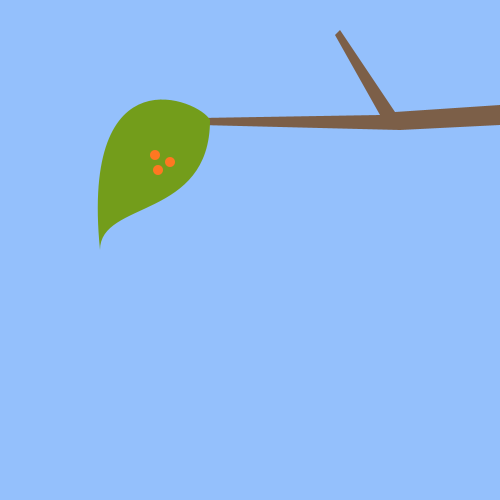
Frame 1 (no input)
Frame 60 (the mouse pressed at the canvas centre just before this capture): identical to frame 1, image omitted
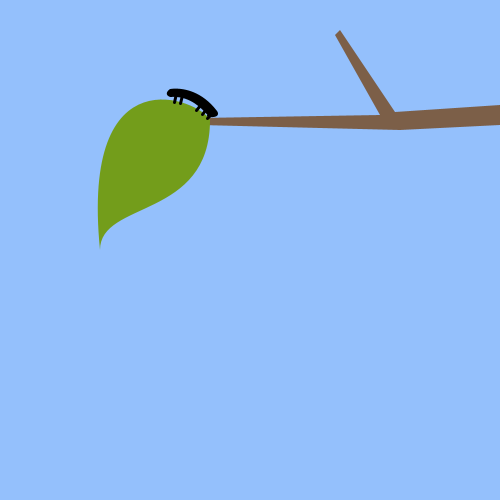
Frame 120 (the mouse held since frame 60 and released just before this capture)

The Processing sketch that drew these frames (run headless with seeded random() and noise(); from frame 60 on, the mouse is pressed at the canvas centre):

// Processing sketch: processing_92976
// ── processing_92976.pde

int egg;
int eggWH;
int time;
int restart;
int x;



void setup(){
  size(500,500);
  restart();
}



void restart(){
  time=millis();
}



void draw(){

  background(148,192,252);
 noStroke();
     fill(124,95,72);
     beginShape();{
         vertex(500,105);
         vertex(395,112);
         vertex(340,30);
         vertex(335,35);
         vertex(380,115);
         vertex(200,118);
         vertex(200,125);
         vertex(400,130);
         vertex(500,125);
    endShape();}
  
//leaf
  fill(115,157,27);
  beginShape();{
    vertex(210,120);
    bezierVertex(200,100,80,50,100,250);
    bezierVertex(100,200,210,220,210,120);
    endShape();}
//butterfly eggs

  if ((millis() <= 2000) && (millis() >= time+0)){ //set time

     background(148,192,252);
     
     noStroke();
     fill(124,95,72);
     beginShape();{
         vertex(500,105);
         vertex(395,112);
         vertex(340,30);
         vertex(335,35);
         vertex(380,115);
         vertex(200,118);
         vertex(200,125);
         vertex(400,130);
         vertex(500,125);
    endShape();}
  
//leaf
  fill(115,157,27);
  beginShape();{
    vertex(210,120);
    bezierVertex(200,100,80,50,100,250);
    bezierVertex(100,200,210,220,210,120);
    endShape();}
    
  egg = 155;
  eggWH = 10;
  
  fill(255,119,33);
  ellipse(egg,egg,eggWH,eggWH);
  ellipse(egg+15,egg+7,eggWH,eggWH);
  ellipse(egg+3,egg+15,eggWH,eggWH);
}


//branch bkgd
  if ((millis() > 2000) && (millis() <= 4000)){ //set time
    background(148,192,252);
    noStroke();
    fill(124,95,72);
    beginShape();{
    vertex(500,105);
    vertex(395,112);
    vertex(340,30);
    vertex(335,35);
    vertex(380,115);
    vertex(200,118);
    vertex(200,125);
    vertex(400,130);
    vertex(500,125);
    endShape();}
  
//leaf
  fill(115,157,27);
  beginShape();{
    vertex(210,120);
    bezierVertex(200,100,80,50,100,250);
    bezierVertex(100,200,210,220,210,120);
    endShape();}
    
  fill(0);
  
//baby catepillar
    beginShape();{
    stroke(0);
    strokeWeight(3);
    vertex(210,115);
    bezierVertex(208,115,195,93,170,95);
    bezierVertex(170,95,165,94,170,90);
    bezierVertex(170,90,195,85,215,111);
    bezierVertex(215,111,220,116,208,115);
    endShape();}
    
//baby catepillar legs
    stroke(0);
    strokeWeight(3);
    line(210,115,207,118);
    line(205,110,202,114);
    line(200,105,196,110);
    line(182,95,180,103);
    line(176,93,174,102);
}

//adult catapillar
//branch bkgd
if ((millis() <= 6000) && (millis() >= 4000)){ //set time
  background(148,192,252);
  noStroke();
  fill(124,95,72);
  beginShape();{
    vertex(500,105);
    vertex(395,112);
    vertex(340,30);
    vertex(335,35);
    vertex(380,115);
    vertex(200,118);
    vertex(200,125);
    vertex(400,130);
    vertex(500,125);
    endShape();
  }
  
//leaf
  fill(115,157,27);
  beginShape();{
    vertex(210,120);
    bezierVertex(200,100,80,50,100,250);
    bezierVertex(100,200,210,220,210,120);
    endShape();}
     
//catepillar    
    stroke(165,224,18);
    strokeWeight(20);
    line(270,110,330,110);
    stroke(255);
    strokeWeight(3);
    
    for (int i=270;i<335;i+=6){ //dot pattern on catepillar
    ellipse(i,109,6,6);}  
}

//cucoon
//branch bkgd
if ((millis() <= 8000) && (millis() >= 6000)){ //set time
background(148,192,252); 
noStroke();
  fill(124,95,72);
  beginShape();{
    vertex(500,105);
    vertex(395,112);
    vertex(340,30);
    vertex(335,35);
    vertex(380,115);
    vertex(200,118);
    vertex(200,125);
    vertex(400,130);
    vertex(500,125);
    endShape();}
  
//leaf
  fill(115,157,27);
  beginShape();{
    vertex(210,120);
    bezierVertex(200,100,80,50,100,250);
    bezierVertex(100,200,210,220,210,120);
    endShape();}
    
//cucoon    
    noStroke();
    fill(255);
    ellipse(350,210,80,130);
    stroke(255);
    strokeWeight(5);
    line(350,125,350,150);
} 

//butterfly
//branch bkgd
if ((millis() <= 10000) && (millis() >= 8000)){ //set time
background(148,192,252);
noStroke();
  fill(124,95,72);
  beginShape();{
    vertex(500,105);
    vertex(395,112);
    vertex(340,30);
    vertex(335,35);
    vertex(380,115);
    vertex(200,118);
    vertex(200,125);
    vertex(400,130);
    vertex(500,125);
    endShape();}
  
//leaf
  fill(115,157,27);
  beginShape();{
    vertex(210,120);
    bezierVertex(200,100,80,50,100,250);
    bezierVertex(100,200,210,220,210,120);
    endShape();}
    
//antennae    
    stroke(0,95,216);
    strokeWeight(2);
    line(100,320,140,340);
    line(110,387,150,350);
     
//butterfly wings big color1   
    noStroke();
    fill(232,188,4);
    rotate(QUARTER_PI);
    ellipse(300,90,150,80);
    rotate(-QUARTER_PI);
    ellipse(230,280,80,80);
    rotate(QUARTER_PI/4);
    ellipse(260,353,80,150);
    ellipse(315,280,80,80);

//butterfly wings small color2
    fill(10,138,255);
    rotate(QUARTER_PI);
    ellipse(330,20,100,60);
    rotate(-QUARTER_PI);
    ellipse(281,238,50,50);
    rotate(QUARTER_PI/4);
    ellipse(320,275,60,100);
    ellipse(355,214,50,50);
 
//butterfly body
    stroke(0,95,216);
    strokeWeight(30);
    line(270,260,325,209);
}    
}
